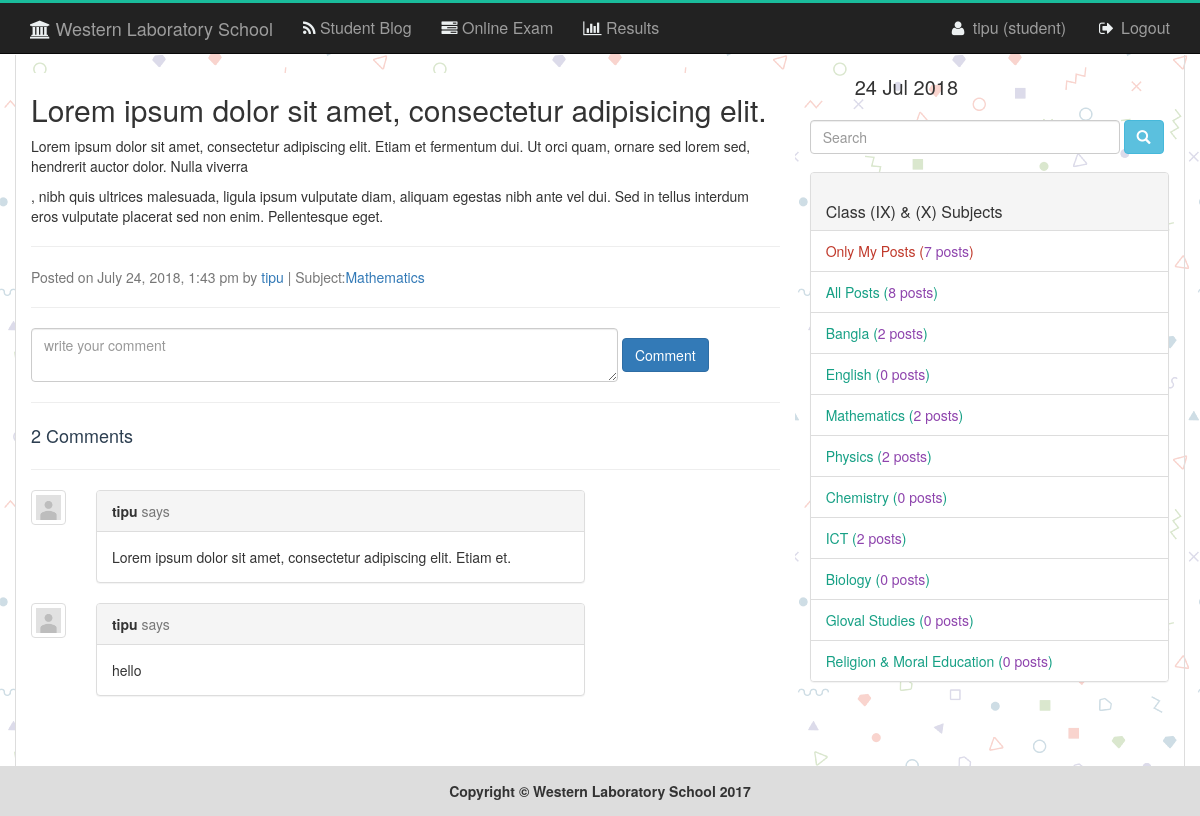
/singlepost.php?pid=38 (signed in), run on the app's committed database.
### tables this page shows
CREATE TABLE `tbl_post` (
  `id` int(11) NOT NULL,
  `title` varchar(255) NOT NULL,
  `description` text NOT NULL,
  `user_id` int(4) NOT NULL,
  `sub_id` int(4) NOT NULL,
  `pdate` timestamp NOT NULL DEFAULT CURRENT_TIMESTAMP,
  `image` varchar(255) NOT NULL
);

CREATE TABLE `tbl_student` (
  `id` int(11) NOT NULL,
  `name` varchar(50) NOT NULL,
  `username` varchar(50) NOT NULL,
  `password` varchar(32) NOT NULL,
  `class` int(11) NOT NULL,
  `phone` varchar(30) NOT NULL
);

CREATE TABLE `tbl_subject` (
  `id` int(11) NOT NULL,
  `name` varchar(30) NOT NULL
);

CREATE TABLE `tbl_comment` (
  `id` int(11) NOT NULL,
  `comment` text NOT NULL,
  `postid` int(11) NOT NULL,
  `username` varchar(20) NOT NULL
);

### classes/PostComment.php (called while the page is built, shortened)
<?php
$filepath = realpath(dirname(__FILE__));
include_once ($filepath."/../libs/Database.php");
include_once ($filepath."/../libs/Session.php");
include_once ($filepath."/../helpers/Format.php");
Class PostComment{
	private $db;
	public function __construct(){
		$this->db = new Database();
	}
	public function getSubject(){
		$sql = "SELECT * FROM tbl_subject ORDER BY id ASC";
		$result = $this->db->select($sql);
		return $result;
	}
	public function getTotalPostRows(){
		$sql = "SELECT * FROM tbl_post ORDER BY id DESC";
		$result = $this->db->select($sql);
		return $result;
	}
	public function userTotalPost(){
		$userid = Session::get("userid");
		$sql = "SELECT * FROM tbl_post WHERE user_id='$userid'";
		$result = $this->db->select($sql);
		$count = $result->num_rows;
		return $count;
	}
	public function getSinglePost($postId){
		$sql = "SELECT tbl_post.*, tbl_student.username,tbl_subject.name
				FROM tbl_post
				INNER JOIN tbl_student
				ON tbl_post.user_id = tbl_student.id
				INNER JOIN tbl_subject
				ON tbl_post.sub_id = tbl_subject.id
				WHERE tbl_post.id='$postId'";
		$result = $this->db->select($sql);
		if ($result) {
			return $result;
		}else{
			return false;
		}
	}
	public function subjectWisePost($subid){
		$sql = "SELECT tbl_post.*, tbl_student.username,tbl_subject.name
				FROM tbl_post
				INNER JOIN tbl_student
				ON tbl_post.user_id = tbl_student.id
				INNER JOIN tbl_subject
				ON tbl_post.sub_id = tbl_subject.id
				WHERE tbl_post.sub_id='$subid'";
		$result = $this->db->select($sql);
		if ($result) {
			return $result;
		}else{
			return false;
		}
	}
	public function getSinglePostComment($postId){
		$sql = "SELECT * FROM tbl_comment WHERE postid='$postId' ORDER BY id DESC";
		$result = $this->db->select($sql);
		if ($result) {
			return $result;
		}else{
			return false;
		}
	}
}
?>

### libs/Database.php (called while the page is built, shortened)
<?php
$filepath = realpath(dirname(__FILE__));
Class Database{
	public $host   = DB_HOST;
	public $user   = DB_USER;
	public $pass   = DB_PASS;
	public $dbname = DB_NAME;
	public $link;
	private function connectDB(){
	$this->link = new mysqli($this->host, $this->user, $this->pass, $this->dbname);
 }
	public function select($query){
		$result = $this->link->query($query) or die($this->link->error.__LINE__);
		if($result->num_rows > 0){
			return $result;
		} else {
			return false;
		}
	}
}

### helpers/Format.php (called while the page is built, shortened)
<?php
class Format{
	public function formatDate($date){
		return date('F j, Y, g:i a', strtotime($date));
	}
}
?>

### libs/Session.php (called while the page is built, shortened)
<?php
class Session{
	 public static function get($key){
	 	if (isset($_SESSION[$key])) {
	 		return $_SESSION[$key];
	 	} else {
	 		return false;
	 	}
	 }
}
?>

### singlepost.php (the view, shortened to what this page needs)
<?php
include_once "header.php";
if (isset($_GET['pid'])) {
	$postId = $_GET['pid'];
}else{
	header("Location: index.php");
}
?>
<section class="singlepost clearfix">
      <div class="container obls_border obls_margin">
        <div class="row obls_padding">
          <div class="col-md-8" id="postdetails" style="background:#fff">
	          <?php
	          	$singlepost = $pc->getSinglePost($postId);
	          	if ($singlepost) {
	          	while ($row = $singlepost->fetch_assoc()) {
	          ?>
	            <div class="card-body">
	              <h2 class="card-title"><?php echo $row['title'];?></h2>
	             <?php if (isset($row['description'])) {  ?>
	              <div class="card-text"><?php echo $row['description'];?></div>
	              <?php  } 	?>
	            </div>
	            <hr>
	            <div class="card-footer text-muted">
	              Posted on <?php echo $fm->formatdate($row['pdate']);?> by
	              <a href="#"><?php echo $row['username'];?></a>
	              | Subject:<a href="#"><?php echo $row['name'];?></a>
	            </div>
	         <?php
	     			}
	          	}else{
	          		echo "<span class='error'>Post not found !</span>";
	          	}
	          ?>
	          <hr>
	          <form class="form-inline" action="" method="POST">
    			  <textarea name="comment" cols="73" class="form-control" placeholder="write your comment"></textarea>
			      <input type="submit" name="postcomment" class="btn btn-primary" value="Comment"/>
			  </form>
			  <hr>
	          <div class="commentdesign">
	          	<?php
	          		$getcomment = $pc->getSinglePostComment($postId);
	          		if($getcomment){
	          			$countc = $getcomment->num_rows;
	          			echo "<span style='color:#2c3e50;font-size:18px;'>".$countc." Comments</span><hr>";
	          			while ($row = $getcomment->fetch_assoc()) {
	          		?>
					<div class="row">
					<div class="col-sm-1">
						<div class="thumbnail">
						<img class="img-responsive user-photo" src="assets/img/user.png">
						</div>
					</div>
					<div class="col-sm-8">
						<div class="panel panel-default">
						<div class="panel-heading">
						<strong><?php echo $row['username'];?></strong> <span class="text-muted">says</span>
						</div>
						<div class="panel-body">
						<?php echo $row['comment'];?>
						</div>
						</div>
					</div>
				</div>
         		<?php
	          			}
	          		}else{
	          			echo "<span style='color:#2c3e50;font-size:18px;'>0 Comment</span><hr>";
	          		}
	          	?>
	      	 </div>
          </div>
          <?php
          include_once "sidebar.php";
          ?>
        </div>
      </div>
    </section>
<?php
include_once "footer.php";
?>

### sidebar.php
<div class="col-md-4">
    <div class="row" style="padding-bottom:10px">
      <div class="col-md-12">
      <table class="tabBlock">
            <tr><td class="clock" id="dc"></td>
                <td style="padding-right:15px">
                </td>
                <td style="font-size:20px;padding-left:10px;"><?php echo date('d M Y');?></td>
            </tr>
    </table>
    </div>
   </div>
    <div class="row" style="padding-bottom:10px">
        <form class="navbar-form navbar-left" role="search" action="" method="GET">
          <div class="form-group">
            <input style="width:310px;" type="text" name="search" class="form-control" placeholder="Search">
          </div>
          <button type="submit" class="btn btn-info"><span class="glyphicon glyphicon-search"></button>
        </form>
    </div>
    <div class="panel panel-default">
        <div class="panel-heading">
           <br><h3 class="panel-title">Class (IX) & (X) Subjects</h3>
        </div>
        <div class="list-group subject_link">
          <?php
              $subs = $pc->getSubject();
              if (isset($subs)) {
              $userposts = $pc->userTotalPost();
              $allpost = $pc->getTotalPostRows();
              $allpost = $allpost->num_rows;
          ?>
                <?php
                 if (Session::get("checkusertype")) {
                ?>
                <a style='color:#c0392b' href="index.php?usid=<?php echo Session::get("userid");?>" class="list-group-item">Only My Posts (<?php echo "<span style='color:#8e44ad'>".$userposts;?> posts</span>)</a>
                <?php } ?>
                <a href="index.php" class="list-group-item">All Posts (<?php echo "<span style='color:#8e44ad'>".$allpost;?> posts</span>)</a>
          <?php
                while ($row = $subs->fetch_assoc()) {
                  $indSubpost = $pc->subjectWisePost($row['id']);
                  if ($indSubpost) {
                    $countIndSubPost = $indSubpost->num_rows;
                  }else{
                    $countIndSubPost = 0;
                  }
          ?>
              <a href="index.php?subid=<?php echo $row['id'];?>" class="list-group-item"><?php echo $row['name'];?> (<?php echo "<span style='color:#8e44ad'>".$countIndSubPost;?> posts</span>)</a>
            <?php
                }
              }else{
                echo "No subject found";
              }
          ?>
       </div>
    </div>
</div>

### assets/css/main.css (style rules this page uses)
body { background-image: url("../img/logintexture.png"); }
.subject_link a { color: #16a085; }
.obls_border { border-left: 1px solid #ddd; border-right: 1px solid #ddd; }
.obls_margin { margin-top: 55px; }
.obls_padding { padding-top: 18px; }
.tabBlock { background-color: transparent; border:solid 0px #FFA54F; border-radius:5px; -moz-border-radius:5px; -webkit-border-radius:5px; min-width:200px; width:100%; overflow:hidden; display:block; }
.clock { vertical-align:middle; font-family:Orbitron; font-size:40px; font-weight:normal; color:green; padding:0 10px; }
#postdetails { min-height: 550px; padding-bottom: 30px; }
.commentdesign { margin: 20px 0px; }

### data on the page
tbl_post: title "Lorem ipsum dolor sit amet, consectetur adipisicing elit.", description "Lorem ipsum dolor sit amet, consectetur adipiscing elit. Etiam et fermentum dui. Ut orci quam, ornare sed lorem sed, hendrerit auctor dolor. Nulla viverra , nibh quis ultrices malesuada, ligula ipsum vulputate diam, aliquam egestas nibh ante vel dui. Sed in tellus interdum eros vulputate placerat sed non enim. Pellentesque eget.", pdate "July 24, 2018, 1:43 pm", tbl_student.username "tipu", tbl_subject.name "Mathematics"
tbl_comment: username "tipu", comment "Lorem ipsum dolor sit amet, consectetur adipiscing elit. Etiam et."
tbl_comment: username "tipu", comment "hello"
tbl_subject: name "Bangla", countIndSubPost "2"
tbl_subject: name "English", countIndSubPost "0"
tbl_subject: name "Mathematics", countIndSubPost "2"
tbl_subject: name "Physics", countIndSubPost "2"
tbl_subject: name "Chemistry", countIndSubPost "0"
tbl_subject: name "ICT", countIndSubPost "2"
tbl_subject: name "Biology", countIndSubPost "0"
tbl_subject: name "Gloval Studies", countIndSubPost "0"
tbl_subject: name "Religion & Moral Education", countIndSubPost "0"

### other printed values
Session::get('username') "tipu"
Session::get("usertype") "student"
$countc "2"
$userposts "7"
$allpost "8"
